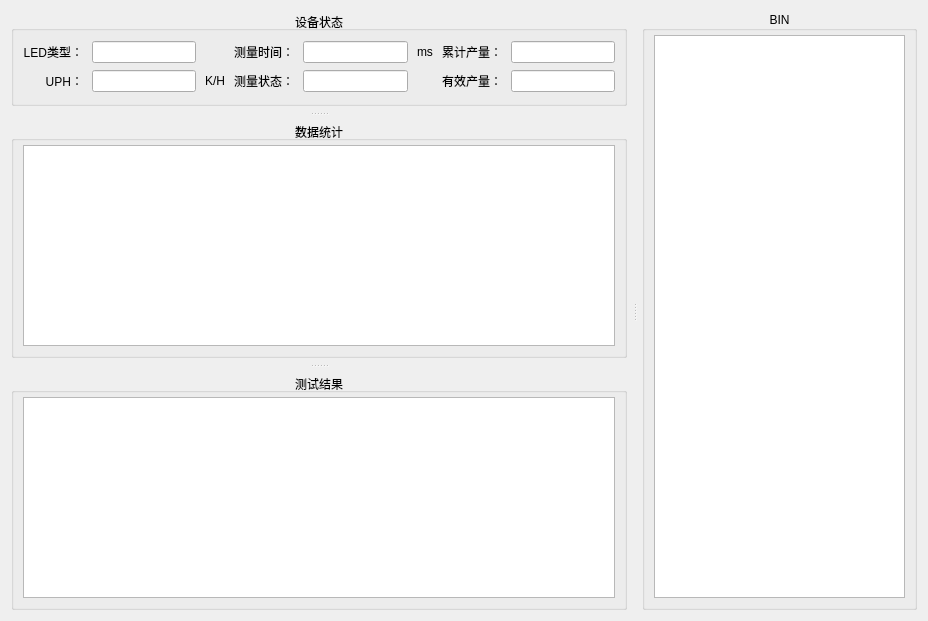
<?xml version="1.0" encoding="UTF-8"?>
<ui version="4.0">
 <class>HTestWidget3000</class>
 <widget class="QWidget" name="HTestWidget3000">
  <property name="geometry">
   <rect>
    <x>0</x>
    <y>0</y>
    <width>928</width>
    <height>621</height>
   </rect>
  </property>
  <property name="autoFillBackground">
   <bool>true</bool>
  </property>
  <layout class="QGridLayout" name="gridLayout_2">
   <item row="0" column="0">
    <widget class="QSplitter" name="splitter_2">
     <property name="autoFillBackground">
      <bool>true</bool>
     </property>
     <property name="orientation">
      <enum>Qt::Horizontal</enum>
     </property>
     <property name="handleWidth">
      <number>15</number>
     </property>
     <widget class="QSplitter" name="splitter_1">
      <property name="autoFillBackground">
       <bool>true</bool>
      </property>
      <property name="orientation">
       <enum>Qt::Vertical</enum>
      </property>
      <property name="handleWidth">
       <number>15</number>
      </property>
      <widget class="QGroupBox" name="groupBox_1">
       <property name="title">
        <string>设备状态</string>
       </property>
       <property name="alignment">
        <set>Qt::AlignCenter</set>
       </property>
       <layout class="QGridLayout" name="gridLayout">
        <property name="horizontalSpacing">
         <number>9</number>
        </property>
        <item row="1" column="7">
         <widget class="QLineEdit" name="lineEdit_6">
          <property name="readOnly">
           <bool>true</bool>
          </property>
         </widget>
        </item>
        <item row="0" column="3">
         <widget class="QLabel" name="label_2">
          <property name="text">
           <string>测量时间：</string>
          </property>
          <property name="alignment">
           <set>Qt::AlignRight|Qt::AlignTrailing|Qt::AlignVCenter</set>
          </property>
         </widget>
        </item>
        <item row="0" column="4">
         <widget class="QLineEdit" name="lineEdit_2">
          <property name="readOnly">
           <bool>true</bool>
          </property>
         </widget>
        </item>
        <item row="0" column="0">
         <widget class="QLabel" name="label_1">
          <property name="text">
           <string>LED类型：</string>
          </property>
          <property name="alignment">
           <set>Qt::AlignRight|Qt::AlignTrailing|Qt::AlignVCenter</set>
          </property>
         </widget>
        </item>
        <item row="1" column="1">
         <widget class="QLineEdit" name="lineEdit_4">
          <property name="readOnly">
           <bool>true</bool>
          </property>
         </widget>
        </item>
        <item row="1" column="6">
         <widget class="QLabel" name="label_6">
          <property name="text">
           <string>有效产量：</string>
          </property>
          <property name="alignment">
           <set>Qt::AlignRight|Qt::AlignTrailing|Qt::AlignVCenter</set>
          </property>
         </widget>
        </item>
        <item row="1" column="3">
         <widget class="QLabel" name="label_5">
          <property name="text">
           <string>测量状态：</string>
          </property>
          <property name="alignment">
           <set>Qt::AlignRight|Qt::AlignTrailing|Qt::AlignVCenter</set>
          </property>
         </widget>
        </item>
        <item row="1" column="4">
         <widget class="QLineEdit" name="lineEdit_5">
          <property name="readOnly">
           <bool>true</bool>
          </property>
         </widget>
        </item>
        <item row="0" column="7">
         <widget class="QLineEdit" name="lineEdit_3">
          <property name="readOnly">
           <bool>true</bool>
          </property>
         </widget>
        </item>
        <item row="0" column="1">
         <widget class="QLineEdit" name="lineEdit_1">
          <property name="readOnly">
           <bool>true</bool>
          </property>
         </widget>
        </item>
        <item row="0" column="6">
         <widget class="QLabel" name="label_3">
          <property name="text">
           <string>累计产量：</string>
          </property>
          <property name="alignment">
           <set>Qt::AlignRight|Qt::AlignTrailing|Qt::AlignVCenter</set>
          </property>
         </widget>
        </item>
        <item row="1" column="0">
         <widget class="QLabel" name="label_4">
          <property name="text">
           <string>UPH：</string>
          </property>
          <property name="alignment">
           <set>Qt::AlignRight|Qt::AlignTrailing|Qt::AlignVCenter</set>
          </property>
         </widget>
        </item>
        <item row="1" column="2">
         <widget class="QLabel" name="label_7">
          <property name="text">
           <string>K/H</string>
          </property>
         </widget>
        </item>
        <item row="0" column="5">
         <widget class="QLabel" name="label_8">
          <property name="text">
           <string>ms</string>
          </property>
         </widget>
        </item>
       </layout>
      </widget>
      <widget class="QGroupBox" name="groupBox_2">
       <property name="title">
        <string>数据统计</string>
       </property>
       <property name="alignment">
        <set>Qt::AlignCenter</set>
       </property>
       <layout class="QHBoxLayout" name="horizontalLayout">
        <property name="topMargin">
         <number>4</number>
        </property>
        <item>
         <widget class="HEntireTableWidget" name="tableWidget_2"/>
        </item>
       </layout>
      </widget>
      <widget class="QGroupBox" name="groupBox_3">
       <property name="title">
        <string>测试结果</string>
       </property>
       <property name="alignment">
        <set>Qt::AlignCenter</set>
       </property>
       <layout class="QHBoxLayout" name="horizontalLayout_2">
        <property name="topMargin">
         <number>4</number>
        </property>
        <item>
         <widget class="HEntireTableWidget" name="tableWidget_3"/>
        </item>
       </layout>
      </widget>
     </widget>
     <widget class="QGroupBox" name="groupBox_4">
      <property name="title">
       <string>BIN</string>
      </property>
      <property name="alignment">
       <set>Qt::AlignCenter</set>
      </property>
      <layout class="QHBoxLayout" name="horizontalLayout_3">
       <property name="topMargin">
        <number>4</number>
       </property>
       <item>
        <widget class="HEntireTableWidget" name="tableWidget_4">
         <property name="minimumSize">
          <size>
           <width>250</width>
           <height>0</height>
          </size>
         </property>
        </widget>
       </item>
      </layout>
     </widget>
    </widget>
   </item>
  </layout>
 </widget>
 <customwidgets>
  <customwidget>
   <class>HEntireTableWidget</class>
   <extends>QTableWidget</extends>
   <header location="global">HePlugin/HEntireTableWidget.h</header>
  </customwidget>
 </customwidgets>
 <resources/>
 <connections/>
</ui>
